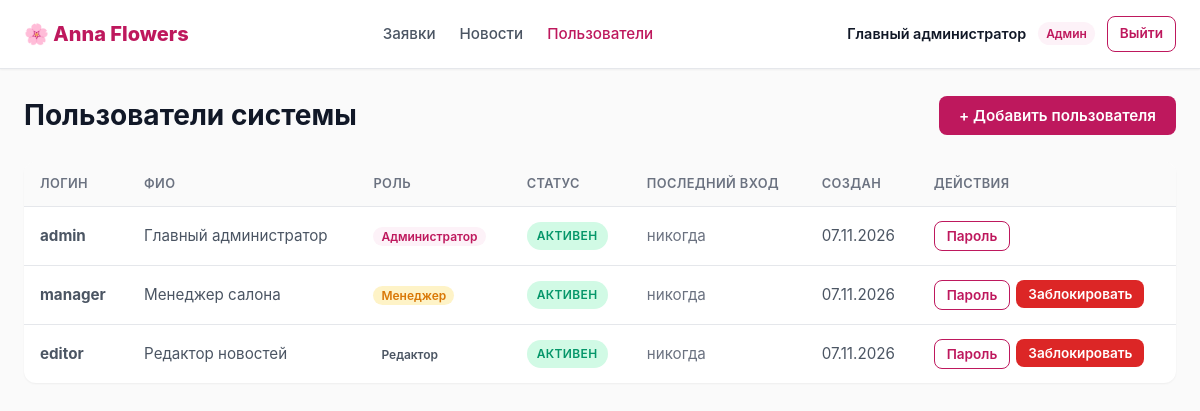
/users.php (signed in), run on the app's committed database.
### tables this page shows
CREATE TABLE users (
        id INTEGER PRIMARY KEY AUTOINCREMENT,
        login TEXT NOT NULL UNIQUE,
        password TEXT NOT NULL,
        full_name TEXT NOT NULL,
        role TEXT NOT NULL DEFAULT 'guest' CHECK(role IN ('admin', 'guest', 'editor')),
        is_active INTEGER NOT NULL DEFAULT 1,
        created_at TEXT NOT NULL DEFAULT (datetime('now', 'localtime')),
        last_login TEXT
    );

### auth.php (called while the page is built, shortened)
<?php
require_once 'db.php';
$stmt = $pdo->prepare("SELECT * FROM users WHERE id = ? AND is_active = 1");
$stmt->execute([$_SESSION['user_id']]);
$currentUser = $stmt->fetch();

### users.php (the view, shortened to what this page needs)
<?php
require_once 'auth.php';
$users = $pdo->query("SELECT * FROM users ORDER BY created_at DESC")->fetchAll();
?>
<!DOCTYPE html>
<html lang="ru">
<head>
    <link rel="stylesheet" href="style-admin.css">
</head>
<body>
    <header class="admin-header">
        <a href="admin.php" class="admin-logo">🌸 Anna Flowers</a>
        <nav class="admin-nav">
            <a href="admin.php">Заявки</a>
            <a href="news.php">Новости</a>
            <a href="users.php" class="active">Пользователи</a>
        </nav>
        <div class="admin-user">
            <span class="admin-user-name"><?= htmlspecialchars($currentUser['full_name']) ?></span>
            <span class="admin-user-role role-<?= $currentUser['role'] ?>">
                <?= $currentUser['role'] === 'admin' ? 'Админ' : ($currentUser['role'] === 'editor' ? 'Редактор' : 'Менеджер') ?>
            </span>
            <a href="logout.php" class="btn btn-sm btn-outline">Выйти</a>
        </div>
    </header>
    <div class="admin-container">
        <div class="page-header">
            <h1 class="page-title">Пользователи системы</h1>
            <button type="button" class="btn btn-primary" onclick="openCreateModal()">+ Добавить пользователя</button>
        </div>
        <div class="table-wrapper">
            <table>
                <thead>
                    <tr>
                        <th>Логин</th>
                        <th>ФИО</th>
                        <th>Роль</th>
                        <th>Статус</th>
                        <th>Последний вход</th>
                        <th>Создан</th>
                        <th>Действия</th>
                    </tr>
                </thead>
                <tbody>
                    <?php foreach ($users as $user): ?>
                        <tr>
                            <td><strong><?= htmlspecialchars($user['login']) ?></strong></td>
                            <td><?= htmlspecialchars($user['full_name']) ?></td>
                            <td>
                                <span class="admin-user-role role-<?= $user['role'] ?>">
                                    <?php
                                    if ($user['role'] === 'admin') {
                                        echo 'Администратор';
                                    } elseif ($user['role'] === 'editor') {
                                        echo 'Редактор';
                                    } else {
                                        echo 'Менеджер';
                                    }
                                    ?>
                                </span>
                            </td>
                            <td>
                                <?php if ($user['is_active']): ?>
                                    <span class="badge badge-completed">Активен</span>
                                <?php else: ?>
                                    <span class="badge badge-cancelled">Заблокирован</span>
                                <?php endif; ?>
                            </td>
                            <td>
                                <?= $user['last_login']
                                    ? date('d.m.Y H:i', strtotime($user['last_login']))
                                    : '<span style="color: var(--text-light);">никогда</span>' ?>
                            </td>
                            <td><?= date('d.m.Y', strtotime($user['created_at'])) ?></td>
                            <td>
                                <div class="actions">
                                    <button type="button" class="btn btn-sm btn-outline"
                                            onclick="openPasswordModal(<?= $user['id'] ?>)">
                                        Пароль
                                    </button>
                                    <?php if ($user['id'] !== $currentUser['id']): ?>
                                        <form method="POST" style="display:inline;">
                                            <button type="submit" class="btn btn-sm <?= $user['is_active'] ? 'btn-danger' : 'btn-success' ?>">
                                                <?= $user['is_active'] ? 'Заблокировать' : 'Разблокировать' ?>
                                            </button>
                                        </form>
                                    <?php endif; ?>
                                </div>
                            </td>
                        </tr>
                    <?php endforeach; ?>
                </tbody>
            </table>
        </div>
    </div>
</body>
</html>

### style-admin.css (style rules this page uses)
:root { --primary: #BE185D; --primary-hover: #9D174D; --primary-light: #FDF2F8; --text-dark: #111827; --text-body: #4B5563; --text-light: #6B7280; --white: #FFFFFF; --bg-light: #FAFAFA; --border: #E5E7EB; --error: #DC2626; --success: #059669; --warning: #D97706; --info: #2563EB; --shadow-sm: 0 1px 2px rgba(0, 0, 0, 0.05); --shadow-md: 0 4px 6px -1px rgba(0, 0, 0, 0.1); --shadow-lg: 0 10px 25px -5px rgba(0, 0, 0, 0.12); --radius: 12px; }
* { margin: 0; padding: 0; box-sizing: border-box; }
body { font-family: 'Inter', -apple-system, BlinkMacSystemFont, 'Segoe UI', sans-serif; background: var(--bg-light); color: var(--text-body); line-height: 1.6; min-height: 100vh; }
.btn { display: inline-flex; align-items: center; justify-content: center; gap: 8px; padding: 10px 20px; font-size: 0.95rem; font-weight: 600; border: none; border-radius: 8px; cursor: pointer; text-decoration: none; transition: all 0.2s; font-family: inherit; }
.btn-primary { background: var(--primary); color: var(--white); }
.btn-sm { padding: 6px 12px; font-size: 0.85rem; }
.btn-danger { background: var(--error); color: var(--white); }
.btn-outline { background: transparent; color: var(--primary); border: 1px solid var(--primary); }
.admin-header { background: var(--white); border-bottom: 1px solid var(--border); padding: 16px 24px; display: flex; align-items: center; justify-content: space-between; box-shadow: var(--shadow-sm); }
.admin-logo { font-size: 1.25rem; font-weight: 800; color: var(--primary); text-decoration: none; }
.admin-nav { display: flex; gap: 24px; align-items: center; }
.admin-nav a { color: var(--text-body); text-decoration: none; font-weight: 500; font-size: 0.95rem; transition: color 0.2s; }
.admin-nav a:hover, .admin-nav a.active { color: var(--primary); }
.admin-user { display: flex; align-items: center; gap: 12px; font-size: 0.9rem; }
.admin-user-name { font-weight: 600; color: var(--text-dark); }
.admin-user-role { padding: 2px 8px; font-size: 0.75rem; border-radius: 50px; font-weight: 600; }
.role-admin { background: var(--primary-light); color: var(--primary); }
.role-guest { background: #FEF3C7; color: var(--warning); }
.admin-container { max-width: 1200px; margin: 0 auto; padding: 24px; }
.page-header { display: flex; align-items: center; justify-content: space-between; margin-bottom: 24px; flex-wrap: wrap; gap: 16px; }
.page-title { font-size: 1.75rem; color: var(--text-dark); }
.table-wrapper { background: var(--white); border-radius: var(--radius); box-shadow: var(--shadow-sm); overflow: hidden; }
table { width: 100%; border-collapse: collapse; }
thead { background: var(--bg-light); }
th { padding: 12px 16px; text-align: left; font-size: 0.8rem; font-weight: 600; color: var(--text-light); text-transform: uppercase; letter-spacing: 0.03em; border-bottom: 1px solid var(--border); }
td { padding: 14px 16px; border-bottom: 1px solid var(--border); font-size: 0.95rem; color: var(--text-body); }
tbody tr:last-child td { border-bottom: none; }
.badge { display: inline-block; padding: 4px 10px; font-size: 0.75rem; font-weight: 600; border-radius: 50px; text-transform: uppercase; letter-spacing: 0.03em; }
.badge-completed { background: #D1FAE5; color: var(--success); }
.actions { display: flex; gap: 6px; flex-wrap: wrap; }

### data on the page
users: full_name "Главный администратор", login "admin", role "Администратор", is_active "АКТИВЕН", shows "никогда", created_at "07.11.2026"
users: login "manager", full_name "Менеджер салона", role "Менеджер", is_active "АКТИВЕН", shows "никогда", created_at "07.11.2026"
users: login "editor", full_name "Редактор новостей", role "Редактор", is_active "АКТИВЕН", shows "никогда", created_at "07.11.2026"
